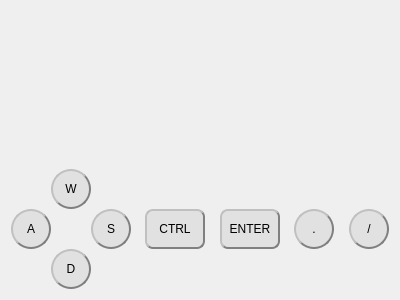
<?xml version="1.0" encoding="UTF-8"?>
<ui version="4.0">
 <class>KeySetting</class>
 <widget class="QWidget" name="KeySetting">
  <property name="geometry">
   <rect>
    <x>0</x>
    <y>0</y>
    <width>400</width>
    <height>300</height>
   </rect>
  </property>
  <property name="windowTitle">
   <string>Form</string>
  </property>
  <layout class="QVBoxLayout" name="verticalLayout">
   <item>
    <spacer name="verticalSpacer">
     <property name="orientation">
      <enum>Qt::Vertical</enum>
     </property>
     <property name="sizeHint" stdset="0">
      <size>
       <width>20</width>
       <height>40</height>
      </size>
     </property>
    </spacer>
   </item>
   <item>
    <layout class="QVBoxLayout" name="verticalLayout_2">
     <property name="spacing">
      <number>0</number>
     </property>
     <item>
      <layout class="QHBoxLayout" name="horizontalLayout_2">
       <property name="spacing">
        <number>0</number>
       </property>
       <item>
        <spacer name="horizontalSpacer_4">
         <property name="orientation">
          <enum>Qt::Horizontal</enum>
         </property>
         <property name="sizeType">
          <enum>QSizePolicy::Fixed</enum>
         </property>
         <property name="sizeHint" stdset="0">
          <size>
           <width>40</width>
           <height>30</height>
          </size>
         </property>
        </spacer>
       </item>
       <item>
        <widget class="QPushButton" name="PushButtonUp">
         <property name="sizePolicy">
          <sizepolicy hsizetype="Fixed" vsizetype="Fixed">
           <horstretch>0</horstretch>
           <verstretch>0</verstretch>
          </sizepolicy>
         </property>
         <property name="minimumSize">
          <size>
           <width>40</width>
           <height>40</height>
          </size>
         </property>
         <property name="maximumSize">
          <size>
           <width>40</width>
           <height>40</height>
          </size>
         </property>
         <property name="styleSheet">
          <string notr="true">QPushButton{background-color: rgb(225, 225, 225);border:2px groove gray;border-radius:20px;padding:2px 4px;border-style: outset;}
QPushButton:hover{background-color:rgb(229, 241, 251); color: black;}
QPushButton:pressed{background-color:rgb(204, 228, 247);border-style: inset;}</string>
         </property>
         <property name="text">
          <string>W</string>
         </property>
        </widget>
       </item>
       <item>
        <spacer name="horizontalSpacer_2">
         <property name="orientation">
          <enum>Qt::Horizontal</enum>
         </property>
         <property name="sizeHint" stdset="0">
          <size>
           <width>40</width>
           <height>20</height>
          </size>
         </property>
        </spacer>
       </item>
      </layout>
     </item>
     <item>
      <layout class="QHBoxLayout" name="horizontalLayout">
       <property name="spacing">
        <number>0</number>
       </property>
       <item>
        <widget class="QPushButton" name="PushButtonLeft">
         <property name="sizePolicy">
          <sizepolicy hsizetype="Fixed" vsizetype="Fixed">
           <horstretch>0</horstretch>
           <verstretch>0</verstretch>
          </sizepolicy>
         </property>
         <property name="minimumSize">
          <size>
           <width>40</width>
           <height>40</height>
          </size>
         </property>
         <property name="maximumSize">
          <size>
           <width>40</width>
           <height>40</height>
          </size>
         </property>
         <property name="styleSheet">
          <string notr="true">QPushButton{background-color: rgb(225, 225, 225);border:2px groove gray;border-radius:20px;padding:2px 4px;border-style: outset;}
QPushButton:hover{background-color:rgb(229, 241, 251); color: black;}
QPushButton:pressed{background-color:rgb(204, 228, 247);border-style: inset;}</string>
         </property>
         <property name="text">
          <string>A</string>
         </property>
        </widget>
       </item>
       <item>
        <spacer name="horizontalSpacer_6">
         <property name="orientation">
          <enum>Qt::Horizontal</enum>
         </property>
         <property name="sizeType">
          <enum>QSizePolicy::Fixed</enum>
         </property>
         <property name="sizeHint" stdset="0">
          <size>
           <width>40</width>
           <height>30</height>
          </size>
         </property>
        </spacer>
       </item>
       <item>
        <widget class="QPushButton" name="PushButtonRight">
         <property name="sizePolicy">
          <sizepolicy hsizetype="Fixed" vsizetype="Fixed">
           <horstretch>0</horstretch>
           <verstretch>0</verstretch>
          </sizepolicy>
         </property>
         <property name="minimumSize">
          <size>
           <width>40</width>
           <height>40</height>
          </size>
         </property>
         <property name="maximumSize">
          <size>
           <width>40</width>
           <height>40</height>
          </size>
         </property>
         <property name="styleSheet">
          <string notr="true">QPushButton{background-color: rgb(225, 225, 225);border:2px groove gray;border-radius:20px;padding:2px 4px;border-style: outset;}
QPushButton:hover{background-color:rgb(229, 241, 251); color: black;}
QPushButton:pressed{background-color:rgb(204, 228, 247);border-style: inset;}</string>
         </property>
         <property name="text">
          <string>S</string>
         </property>
        </widget>
       </item>
       <item>
        <spacer name="horizontalSpacer">
         <property name="orientation">
          <enum>Qt::Horizontal</enum>
         </property>
         <property name="sizeType">
          <enum>QSizePolicy::Expanding</enum>
         </property>
         <property name="sizeHint" stdset="0">
          <size>
           <width>40</width>
           <height>20</height>
          </size>
         </property>
        </spacer>
       </item>
       <item>
        <widget class="QPushButton" name="PushButtonSelent">
         <property name="sizePolicy">
          <sizepolicy hsizetype="Fixed" vsizetype="Fixed">
           <horstretch>0</horstretch>
           <verstretch>0</verstretch>
          </sizepolicy>
         </property>
         <property name="minimumSize">
          <size>
           <width>60</width>
           <height>40</height>
          </size>
         </property>
         <property name="maximumSize">
          <size>
           <width>60</width>
           <height>40</height>
          </size>
         </property>
         <property name="styleSheet">
          <string notr="true">QPushButton{background-color: rgb(225, 225, 225);border:2px groove gray;border-radius:8px;padding:2px 4px;border-style: outset;}
QPushButton:hover{background-color:rgb(229, 241, 251); color: black;}
QPushButton:pressed{background-color:rgb(204, 228, 247);border-style: inset;}</string>
         </property>
         <property name="text">
          <string>CTRL</string>
         </property>
        </widget>
       </item>
       <item>
        <spacer name="horizontalSpacer_8">
         <property name="orientation">
          <enum>Qt::Horizontal</enum>
         </property>
         <property name="sizeHint" stdset="0">
          <size>
           <width>40</width>
           <height>20</height>
          </size>
         </property>
        </spacer>
       </item>
       <item>
        <widget class="QPushButton" name="PushButtonEnter">
         <property name="minimumSize">
          <size>
           <width>60</width>
           <height>40</height>
          </size>
         </property>
         <property name="maximumSize">
          <size>
           <width>60</width>
           <height>40</height>
          </size>
         </property>
         <property name="styleSheet">
          <string notr="true">QPushButton{background-color: rgb(225, 225, 225);border:2px groove gray;border-radius:8px;padding:2px 4px;border-style: outset;}
QPushButton:hover{background-color:rgb(229, 241, 251); color: black;}
QPushButton:pressed{background-color:rgb(204, 228, 247);border-style: inset;}</string>
         </property>
         <property name="text">
          <string>ENTER</string>
         </property>
        </widget>
       </item>
       <item>
        <spacer name="horizontalSpacer_7">
         <property name="orientation">
          <enum>Qt::Horizontal</enum>
         </property>
         <property name="sizeHint" stdset="0">
          <size>
           <width>40</width>
           <height>20</height>
          </size>
         </property>
        </spacer>
       </item>
       <item>
        <widget class="QPushButton" name="PushButtonA">
         <property name="sizePolicy">
          <sizepolicy hsizetype="Fixed" vsizetype="Fixed">
           <horstretch>0</horstretch>
           <verstretch>0</verstretch>
          </sizepolicy>
         </property>
         <property name="minimumSize">
          <size>
           <width>40</width>
           <height>40</height>
          </size>
         </property>
         <property name="maximumSize">
          <size>
           <width>40</width>
           <height>40</height>
          </size>
         </property>
         <property name="styleSheet">
          <string notr="true">QPushButton{background-color: rgb(225, 225, 225);border:2px groove gray;border-radius:20px;padding:2px 4px;border-style: outset;}
QPushButton:hover{background-color:rgb(229, 241, 251); color: black;}
QPushButton:pressed{background-color:rgb(204, 228, 247);border-style: inset;}</string>
         </property>
         <property name="text">
          <string>.</string>
         </property>
        </widget>
       </item>
       <item>
        <spacer name="horizontalSpacer_9">
         <property name="orientation">
          <enum>Qt::Horizontal</enum>
         </property>
         <property name="sizeHint" stdset="0">
          <size>
           <width>40</width>
           <height>20</height>
          </size>
         </property>
        </spacer>
       </item>
       <item>
        <widget class="QPushButton" name="PushButtonB">
         <property name="sizePolicy">
          <sizepolicy hsizetype="Fixed" vsizetype="Fixed">
           <horstretch>0</horstretch>
           <verstretch>0</verstretch>
          </sizepolicy>
         </property>
         <property name="minimumSize">
          <size>
           <width>40</width>
           <height>40</height>
          </size>
         </property>
         <property name="maximumSize">
          <size>
           <width>40</width>
           <height>40</height>
          </size>
         </property>
         <property name="styleSheet">
          <string notr="true">QPushButton{background-color: rgb(225, 225, 225);border:2px groove gray;border-radius:20px;padding:2px 4px;border-style: outset;}
QPushButton:hover{background-color:rgb(229, 241, 251); color: black;}
QPushButton:pressed{background-color:rgb(204, 228, 247);border-style: inset;}</string>
         </property>
         <property name="text">
          <string>/</string>
         </property>
        </widget>
       </item>
      </layout>
     </item>
     <item>
      <layout class="QHBoxLayout" name="horizontalLayout_3">
       <property name="spacing">
        <number>0</number>
       </property>
       <item>
        <spacer name="horizontalSpacer_5">
         <property name="orientation">
          <enum>Qt::Horizontal</enum>
         </property>
         <property name="sizeType">
          <enum>QSizePolicy::Fixed</enum>
         </property>
         <property name="sizeHint" stdset="0">
          <size>
           <width>40</width>
           <height>30</height>
          </size>
         </property>
        </spacer>
       </item>
       <item>
        <widget class="QPushButton" name="PushButtonDown">
         <property name="sizePolicy">
          <sizepolicy hsizetype="Fixed" vsizetype="Fixed">
           <horstretch>0</horstretch>
           <verstretch>0</verstretch>
          </sizepolicy>
         </property>
         <property name="minimumSize">
          <size>
           <width>40</width>
           <height>40</height>
          </size>
         </property>
         <property name="maximumSize">
          <size>
           <width>40</width>
           <height>40</height>
          </size>
         </property>
         <property name="styleSheet">
          <string notr="true">QPushButton{background-color: rgb(225, 225, 225);border:2px groove gray;border-radius:20px;padding:2px 4px;border-style: outset;}
QPushButton:hover{background-color:rgb(229, 241, 251); color: black;}
QPushButton:pressed{background-color:rgb(204, 228, 247);border-style: inset;}</string>
         </property>
         <property name="text">
          <string>D</string>
         </property>
        </widget>
       </item>
       <item>
        <spacer name="horizontalSpacer_3">
         <property name="orientation">
          <enum>Qt::Horizontal</enum>
         </property>
         <property name="sizeHint" stdset="0">
          <size>
           <width>40</width>
           <height>20</height>
          </size>
         </property>
        </spacer>
       </item>
      </layout>
     </item>
    </layout>
   </item>
  </layout>
 </widget>
 <resources/>
 <connections/>
</ui>
